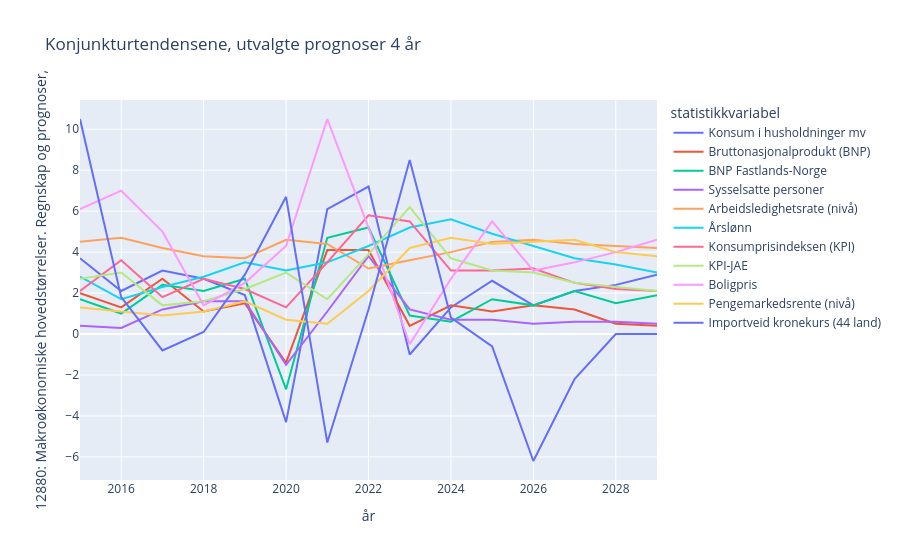

Notebook code for this chart:
### Markdown cell above
Plotly Express har argumentet 'line_group', for gruppering. Her legger jeg også på tittel og tekst til y-aksen.

### Code cell
px.line(df, x=('år'), y='12880: Makroøkonomiske hovedstørrelser. Regnskap og prognoser,', 
              color='statistikkvariabel', 
              line_group='statistikkvariabel', 
              title='Konjunkturtendensene, utvalgte prognoser 4 år', 
              )

### Figure 1 — Plotly figure (JSON) as saved in the notebook; plotly's stock layout.template omitted (floating-point values rounded to 4 significant figures)
{"data": [{"hovertemplate": "statistikkvariabel=Konsum i husholdninger mv<br>år=%{x}<br>12880: Makroøkonomiske hovedstørrelser. Regnskap og prognoser,=%{y}<extra></extra>", "legendgroup": "Konsum i husholdninger mv", "line": {"color": "#636efa", "dash": "solid"}, "marker": {"symbol": "circle"}, "mode": "lines", "name": "Konsum i husholdninger mv", "orientation": "v", "showlegend": true, "type": "scatter", "x": [2015, 2016, 2017, 2018, 2019, 2020, 2021, 2022, 2023, 2024, 2025, 2026, 2027, 2028, 2029], "xaxis": "x", "y": [3.7, 2.1, 3.1, 2.7, 1.9, -4.3, 6.1, 7.2, -1.0, 1.3, 2.6, 1.4, 2.1, 2.4, 2.9], "yaxis": "y"}, {"hovertemplate": "statistikkvariabel=Bruttonasjonalprodukt (BNP)<br>år=%{x}<br>12880: Makroøkonomiske hovedstørrelser. Regnskap og prognoser,=%{y}<extra></extra>", "legendgroup": "Bruttonasjonalprodukt (BNP)", "line": {"color": "#EF553B", "dash": "solid"}, "marker": {"symbol": "circle"}, "mode": "lines", "name": "Bruttonasjonalprodukt (BNP)", "orientation": "v", "showlegend": true, "type": "scatter", "x": [2015, 2016, 2017, 2018, 2019, 2020, 2021, 2022, 2023, 2024, 2025, 2026, 2027, 2028, 2029], "xaxis": "x", "y": [2.0, 1.3, 2.7, 1.1, 1.5, -1.4, 4.1, 4.1, 0.4, 1.4, 1.1, 1.4, 1.2, 0.5, 0.4], "yaxis": "y"}, {"hovertemplate": "statistikkvariabel=BNP Fastlands-Norge<br>år=%{x}<br>12880: Makroøkonomiske hovedstørrelser. Regnskap og prognoser,=%{y}<extra></extra>", "legendgroup": "BNP Fastlands-Norge", "line": {"color": "#00cc96", "dash": "solid"}, "marker": {"symbol": "circle"}, "mode": "lines", "name": "BNP Fastlands-Norge", "orientation": "v", "showlegend": true, "type": "scatter", "x": [2015, 2016, 2017, 2018, 2019, 2020, 2021, 2022, 2023, 2024, 2025, 2026, 2027, 2028, 2029], "xaxis": "x", "y": [1.7, 1.0, 2.4, 2.1, 2.7, -2.7, 4.7, 5.2, 0.9, 0.6, 1.7, 1.4, 2.1, 1.5, 1.9], "yaxis": "y"}, {"hovertemplate": "statistikkvariabel=Sysselsatte personer<br>år=%{x}<br>12880: Makroøkonomiske hovedstørrelser. Regnskap og prognoser,=%{y}<extra></extra>", "legendgroup": "Sysselsatte personer", "line": {"color": "#ab63fa", "dash": "solid"}, "marker": {"symbol": "circle"}, "mode": "lines", "name": "Sysselsatte personer", "orientation": "v", "showlegend": true, "type": "scatter", "x": [2015, 2016, 2017, 2018, 2019, 2020, 2021, 2022, 2023, 2024, 2025, 2026, 2027, 2028, 2029], "xaxis": "x", "y": [0.4, 0.3, 1.2, 1.6, 1.6, -1.5, 1.1, 3.8, 1.2, 0.7, 0.7, 0.5, 0.6, 0.6, 0.5], "yaxis": "y"}, {"hovertemplate": "statistikkvariabel=Arbeidsledighetsrate (nivå)<br>år=%{x}<br>12880: Makroøkonomiske hovedstørrelser. Regnskap og prognoser,=%{y}<extra></extra>", "legendgroup": "Arbeidsledighetsrate (nivå)", "line": {"color": "#FFA15A", "dash": "solid"}, "marker": {"symbol": "circle"}, "mode": "lines", "name": "Arbeidsledighetsrate (nivå)", "orientation": "v", "showlegend": true, "type": "scatter", "x": [2015, 2016, 2017, 2018, 2019, 2020, 2021, 2022, 2023, 2024, 2025, 2026, 2027, 2028, 2029], "xaxis": "x", "y": [4.5, 4.7, 4.2, 3.8, 3.7, 4.6, 4.4, 3.2, 3.6, 4.0, 4.5, 4.6, 4.4, 4.3, 4.2], "yaxis": "y"}, {"hovertemplate": "statistikkvariabel=Årslønn<br>år=%{x}<br>12880: Makroøkonomiske hovedstørrelser. Regnskap og prognoser,=%{y}<extra></extra>", "legendgroup": "Årslønn", "line": {"color": "#19d3f3", "dash": "solid"}, "marker": {"symbol": "circle"}, "mode": "lines", "name": "Årslønn", "orientation": "v", "showlegend": true, "type": "scatter", "x": [2015, 2016, 2017, 2018, 2019, 2020, 2021, 2022, 2023, 2024, 2025, 2026, 2027, 2028, 2029], "xaxis": "x", "y": [2.8, 1.7, 2.3, 2.8, 3.5, 3.1, 3.5, 4.3, 5.2, 5.6, 4.9, 4.3, 3.7, 3.4, 3.0], "yaxis": "y"}, {"hovertemplate": "statistikkvariabel=Konsumprisindeksen (KPI)<br>år=%{x}<br>12880: Makroøkonomiske hovedstørrelser. Regnskap og prognoser,=%{y}<extra></extra>", "legendgroup": "Konsumprisindeksen (KPI)", "line": {"color": "#FF6692", "dash": "solid"}, "marker": {"symbol": "circle"}, "mode": "lines", "name": "Konsumprisindeksen (KPI)", "orientation": "v", "showlegend": true, "type": "scatter", "x": [2015, 2016, 2017, 2018, 2019, 2020, 2021, 2022, 2023, 2024, 2025, 2026, 2027, 2028, 2029], "xaxis": "x", "y": [2.1, 3.6, 1.8, 2.7, 2.2, 1.3, 3.5, 5.8, 5.5, 3.1, 3.1, 3.2, 2.5, 2.2, 2.1], "yaxis": "y"}, {"hovertemplate": "statistikkvariabel=KPI-JAE<br>år=%{x}<br>12880: Makroøkonomiske hovedstørrelser. Regnskap og prognoser,=%{y}<extra></extra>", "legendgroup": "KPI-JAE", "line": {"color": "#B6E880", "dash": "solid"}, "marker": {"symbol": "circle"}, "mode": "lines", "name": "KPI-JAE", "orientation": "v", "showlegend": true, "type": "scatter", "x": [2015, 2016, 2017, 2018, 2019, 2020, 2021, 2022, 2023, 2024, 2025, 2026, 2027, 2028, 2029], "xaxis": "x", "y": [2.7, 3.0, 1.4, 1.6, 2.2, 3.0, 1.7, 3.9, 6.2, 3.7, 3.1, 3.0, 2.5, 2.3, 2.1], "yaxis": "y"}, {"hovertemplate": "statistikkvariabel=Boligpris<br>år=%{x}<br>12880: Makroøkonomiske hovedstørrelser. Regnskap og prognoser,=%{y}<extra></extra>", "legendgroup": "Boligpris", "line": {"color": "#FF97FF", "dash": "solid"}, "marker": {"symbol": "circle"}, "mode": "lines", "name": "Boligpris", "orientation": "v", "showlegend": true, "type": "scatter", "x": [2015, 2016, 2017, 2018, 2019, 2020, 2021, 2022, 2023, 2024, 2025, 2026, 2027, 2028, 2029], "xaxis": "x", "y": [6.1, 7.0, 5.0, 1.4, 2.5, 4.3, 10.5, 5.2, -0.5, 2.7, 5.5, 3.1, 3.5, 4.0, 4.6], "yaxis": "y"}, {"hovertemplate": "statistikkvariabel=Pengemarkedsrente (nivå)<br>år=%{x}<br>12880: Makroøkonomiske hovedstørrelser. Regnskap og prognoser,=%{y}<extra></extra>", "legendgroup": "Pengemarkedsrente (nivå)", "line": {"color": "#FECB52", "dash": "solid"}, "marker": {"symbol": "circle"}, "mode": "lines", "name": "Pengemarkedsrente (nivå)", "orientation": "v", "showlegend": true, "type": "scatter", "x": [2015, 2016, 2017, 2018, 2019, 2020, 2021, 2022, 2023, 2024, 2025, 2026, 2027, 2028, 2029], "xaxis": "x", "y": [1.3, 1.1, 0.9, 1.1, 1.6, 0.7, 0.5, 2.1, 4.2, 4.7, 4.4, 4.5, 4.6, 4.0, 3.8], "yaxis": "y"}, {"hovertemplate": "statistikkvariabel=Importveid kronekurs (44 land)<br>år=%{x}<br>12880: Makroøkonomiske hovedstørrelser. Regnskap og prognoser,=%{y}<extra></extra>", "legendgroup": "Importveid kronekurs (44 land)", "line": {"color": "#636efa", "dash": "solid"}, "marker": {"symbol": "circle"}, "mode": "lines", "name": "Importveid kronekurs (44 land)", "orientation": "v", "showlegend": true, "type": "scatter", "x": [2015, 2016, 2017, 2018, 2019, 2020, 2021, 2022, 2023, 2024, 2025, 2026, 2027, 2028, 2029], "xaxis": "x", "y": [10.5, 1.8, -0.8, 0.1, 2.9, 6.7, -5.3, 1.2, 8.5, 0.8, -0.6, -6.2, -2.2, 0.0, 0.0], "yaxis": "y"}], "layout": {"legend": {"title": {"text": "statistikkvariabel"}, "tracegroupgap": 0}, "title": {"text": "Konjunkturtendensene, utvalgte prognoser 4 år"}, "xaxis": {"anchor": "y", "domain": [0, 1], "title": {"text": "år"}}, "yaxis": {"anchor": "x", "domain": [0, 1], "title": {"text": "12880: Makroøkonomiske hovedstørrelser. Regnskap og prognoser,"}}}}
